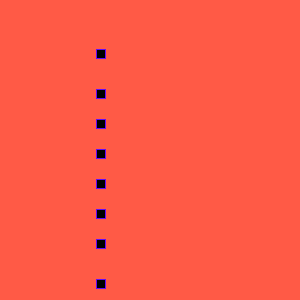
Frame 1 (no input)
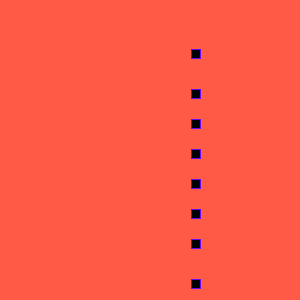
Frame 60 (the mouse pressed at the canvas centre just before this capture)
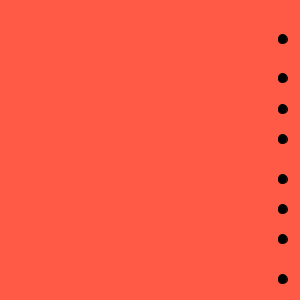
Frame 120 (the mouse held since frame 60 and released just before this capture)

The Processing sketch that drew these frames (run headless with seeded random() and noise(); from frame 60 on, the mouse is pressed at the canvas centre):

// Processing sketch: processing_62769
// ── processing_62769.pde

float a = 100;

void setup() 
{
  size(300, 300);
  stroke(255);
}

void draw() 


{
  background(255,90,70);
  a = a - 3.5;
 {if (mousePressed) 
{ 
  if (a < 0) { 
    a = height; 
  }
stroke(0); 
fill(0);

ellipse(a,78,9,9);
ellipse(a,39,9,9);
ellipse(a,109,9,9);
ellipse(a,139,9,9);

ellipse(a,179,9,9);
ellipse(a,209,9,9);
ellipse(a,239,9,9);
ellipse(a,279,9,9);

} else{
   if (a < 0) { 
    a = height; 
  }

stroke (100,10,250);
fill (0);
rect (a,49,9,9);
rect (a,89,9,9);
rect(a,119,9,9);
rect(a,149,9,9);
rect(a,179,9,9);
rect(a,209,9,9);
rect(a,239,9,9);
rect(a,279,9,9);
 }
}

}
